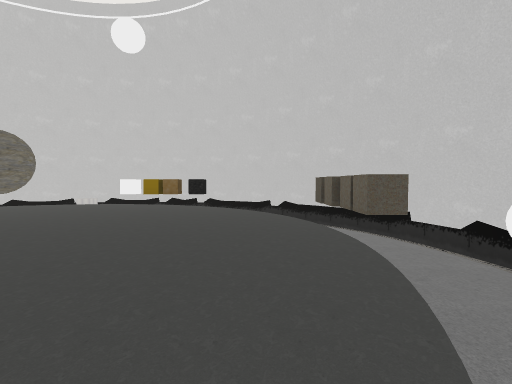
view 1 (above)

12 first-person views from a walk through a Unity game level. The camera is 1.5 m above the floor, tilts 2° down and sees 85° across. The floor is counted in squares, 2 m on a side. Each view is taken from the middle of a square. On the plan, view 1 faces up. The plan holds only what a view shows up to about 10 squares ahead; the rest is blank. The place goes on beyond the plan. The player character is not drawn. Some surface patterns are stand-ins.

view 2
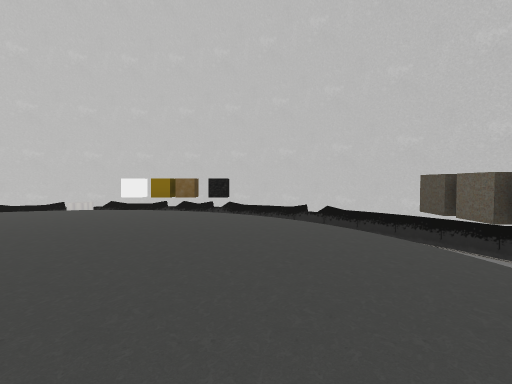

view 3
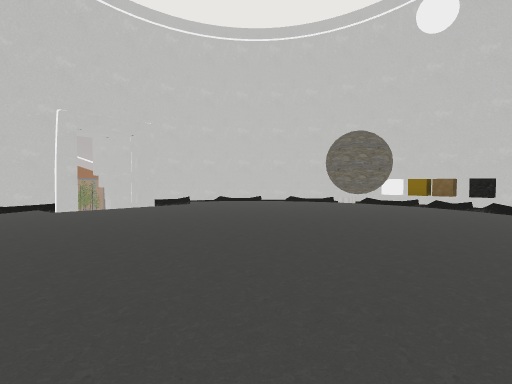

view 4
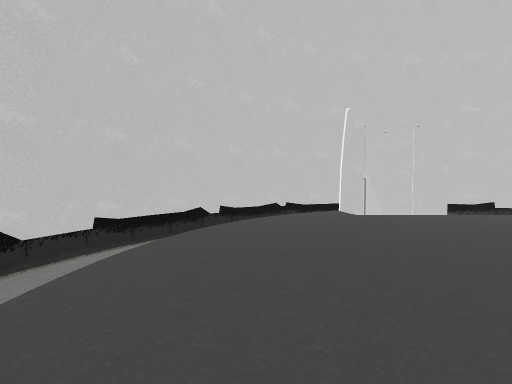

view 5
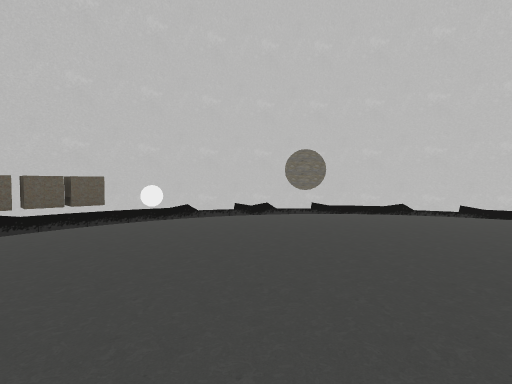

view 6
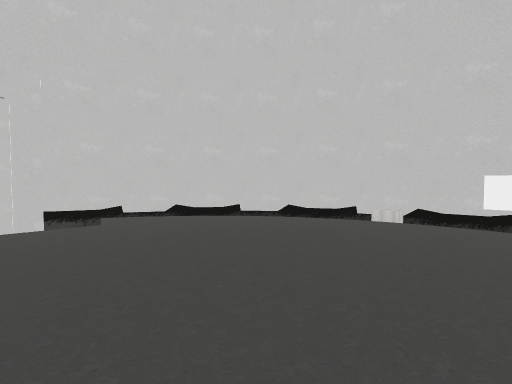

view 7
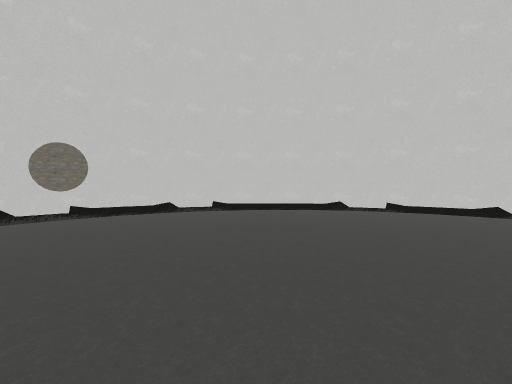

view 8
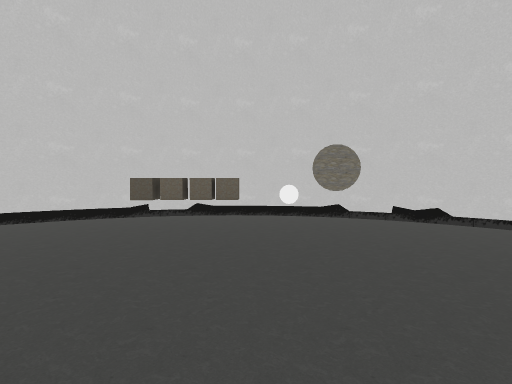

view 9
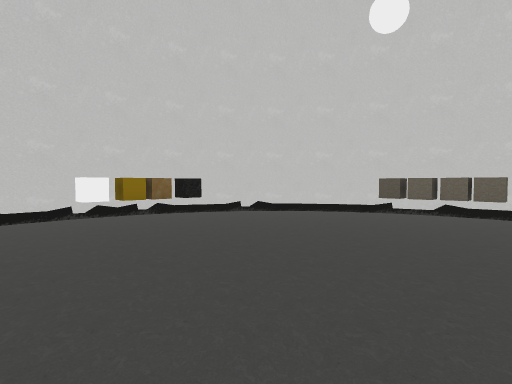

view 10
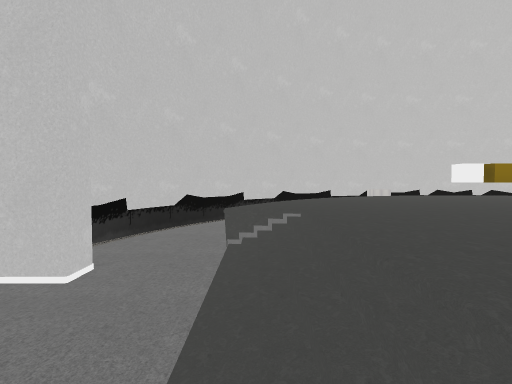

view 11
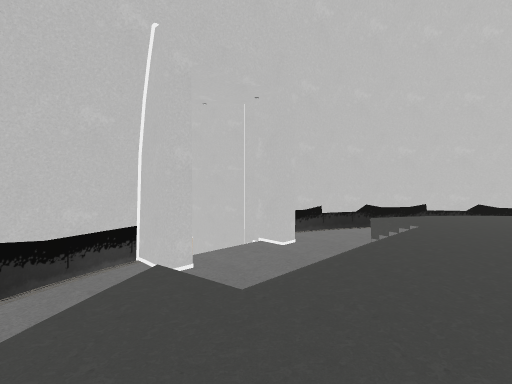

view 12
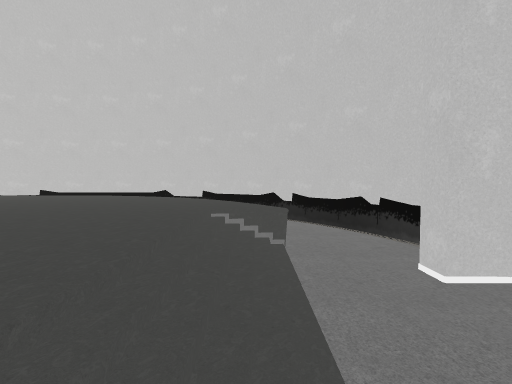

### Floor plan
Key: @ floor where view 1 was taken; # wall or solid block; . floor; / step, stairs or slope; v drop or lower ground; C white cube; B ball; O other object.
Columns run from 13 left of view 1 to 4 right of it. Each row starts with its distance up from view 1.
 12      ##v##v##
 11    ###v    vv##
 10   ##v O vCOO v##
  9  ##v v.....O  v##
  8  #v v........  v#
  7 ##vv.......... vv#
  6 #vv...........OOv#
  5 ##v/...........Ovv
  4  vv/...........Ovv
  3  vv/...........Ovv
  2 ##v/.......O...B v
  1 #vv/..........v v#
  0 ##vv.........@  v#
 -1  #v v........v v#
 -2  ##v v.....v  v##
 -3   ##v   v    v##
 -4    ###vv   v###
 -5      ##v##v##

Where each view was taken, in squares from view 1:
view 1: 0 up, 0 right, facing up
view 2: 2 up, 1 left, facing up
view 3: 0 up, 1 left, facing up-left
view 4: 1 down, 3 left, facing left
view 5: 5 up, 4 left, facing down-right
view 6: 4 up, 4 left, facing up-left
view 7: 5 up, 4 left, facing down
view 8: 3 up, 5 left, facing right
view 9: 3 up, 6 left, facing up-right
view 10: 2 up, 10 left, facing up
view 11: 0 up, 8 left, facing up-left
view 12: 5 up, 10 left, facing down
